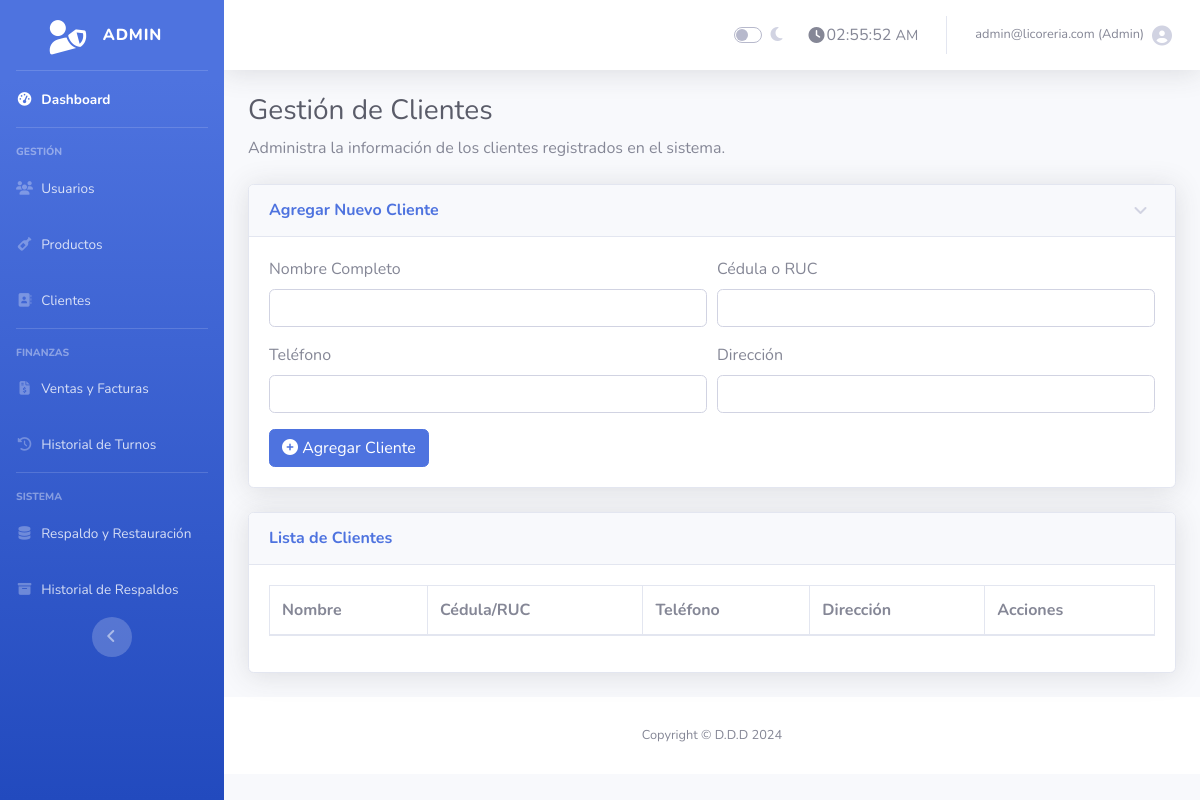
Page /gestion_clientes.php (signed in) on the earlier database version.
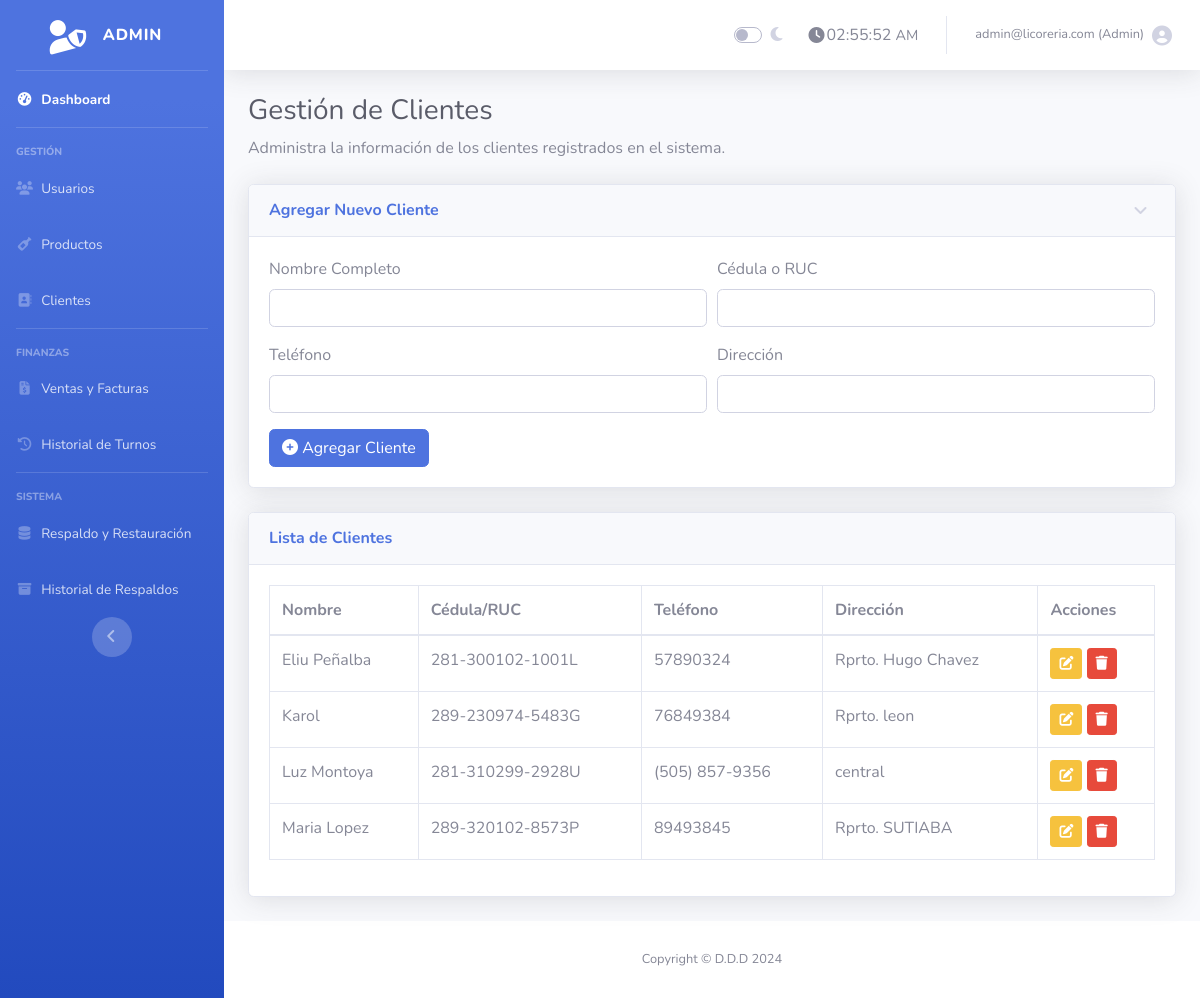
Same page on the later database version.
### tables this page shows
CREATE TABLE `clientes` (
  `id` int(11) NOT NULL AUTO_INCREMENT,
  `nombre` varchar(255) NOT NULL,
  `cedula_ruc` varchar(50) DEFAULT NULL,
  `telefono` varchar(20) DEFAULT NULL,
  `direccion` text DEFAULT NULL,
  `fecha_creacion` timestamp NOT NULL DEFAULT current_timestamp(),
  PRIMARY KEY (`id`),
  UNIQUE KEY `cedula_ruc` (`cedula_ruc`)
);

### gestion_clientes.php (the view, shortened to what this page needs)
<?php
require 'conexion.php';
$resultado = $conexion->query("SELECT id, nombre, cedula_ruc, telefono, direccion, fecha_creacion FROM clientes ORDER BY nombre ASC");
include 'admin_header.php';
?>
<h1 class="h3 mb-2 text-gray-800">Gestión de Clientes</h1>
<p class="mb-4">Administra la información de los clientes registrados en el sistema.</p>
<div class="card shadow mb-4">
    <div class="card-header py-3" data-toggle="collapse" href="#collapse-agregar" role="button" aria-expanded="true" aria-controls="collapse-agregar">
        <h6 class="m-0 font-weight-bold text-primary">Agregar Nuevo Cliente</h6>
    </div>
    <div class="collapse show" id="collapse-agregar">
        <div class="card-body">
        <form method="POST" action="gestion_clientes.php">
            <div class="form-row">
                <div class="form-group col-md-6"><label for="nombre">Nombre Completo</label><input type="text" id="nombre" name="nombre" class="form-control" required></div>
                <div class="form-group col-md-6"><label for="cedula_ruc">Cédula o RUC</label><input type="text" id="cedula_ruc" name="cedula_ruc" class="form-control"></div>
            </div>
            <div class="form-row">
                <div class="form-group col-md-6"><label for="telefono">Teléfono</label><input type="text" id="telefono" name="telefono" class="form-control"></div>
                <div class="form-group col-md-6"><label for="direccion">Dirección</label><input type="text" id="direccion" name="direccion" class="form-control"></div>
            </div>
            <button type="submit" name="agregar_cliente" class="btn btn-primary"><i class="fas fa-plus-circle"></i> Agregar Cliente</button>
        </form>
        </div>
    </div>
</div>
<div class="card shadow mb-4">
    <div class="card-header py-3">
        <h6 class="m-0 font-weight-bold text-primary">Lista de Clientes</h6>
    </div>
    <div class="card-body">
        <div class="table-responsive">
            <table class="table table-bordered" id="dataTable" width="100%" cellspacing="0">
                <thead>
                    <tr>
                        <th>Nombre</th>
                        <th>Cédula/RUC</th>
                        <th>Teléfono</th>
                        <th>Dirección</th>
                        <th>Acciones</th>
                    </tr>
                </thead>
                <tbody>
                    <?php while ($fila = $resultado->fetch_assoc()): ?>
                    <tr>
                        <td><?php echo htmlspecialchars($fila['nombre']); ?></td>
                        <td><?php echo htmlspecialchars($fila['cedula_ruc'] ?? 'N/A'); ?></td>
                        <td><?php echo htmlspecialchars($fila['telefono'] ?? 'N/A'); ?></td>
                        <td><?php echo htmlspecialchars($fila['direccion'] ?? 'N/A'); ?></td>
                        <td>
                            <a href="editar_cliente.php?id=<?php echo $fila['id']; ?>" class="btn btn-sm btn-warning" title="Editar"><i class="fas fa-edit"></i></a>
                            <a href="gestion_clientes.php?eliminar=<?php echo $fila['id']; ?>" class="btn btn-sm btn-danger" onclick="return confirm('¿Estás seguro de que quieres eliminar este cliente? Se mantendrá el historial de facturas, pero se desvincularán de este cliente.');" title="Eliminar"><i class="fas fa-trash"></i></a>
                        </td>
                    </tr>
                    <?php endwhile; ?>
                </tbody>
            </table>
        </div>
    </div>
</div>
<?php include 'admin_footer.php'; ?>

### admin_header.php (shortened to what this page needs)
<!DOCTYPE html>
<html lang="es">
<head>
    <link href="vendor/fontawesome-free/css/all.min.css" rel="stylesheet" type="text/css">
    <link href="css/sb-admin-2.min.css" rel="stylesheet">
    <link href="vendor/datatables/dataTables.bootstrap4.min.css" rel="stylesheet">
</head>
<body id="page-top">
    <div id="wrapper">
        <ul class="navbar-nav bg-gradient-primary sidebar sidebar-dark accordion" id="accordionSidebar">
            <a class="sidebar-brand d-flex align-items-center justify-content-center" href="admin.php">
                <div class="sidebar-brand-icon rotate-n-15">
                    <i class="fas fa-user-shield"></i>
                </div>
                <div class="sidebar-brand-text mx-3">Admin</div>
            </a>
            <hr class="sidebar-divider my-0">
            <li class="nav-item active">
                <a class="nav-link" href="admin.php">
                    <i class="fas fa-fw fa-tachometer-alt"></i>
                    <span>Dashboard</span></a>
            </li>
            <hr class="sidebar-divider">
            <div class="sidebar-heading">Gestión</div>
            <li class="nav-item">
                <a class="nav-link" href="gestion_usuarios.php">
                    <i class="fas fa-fw fa-users"></i>
                    <span>Usuarios</span></a>
            </li>
            <li class="nav-item">
                <a class="nav-link" href="gestion_productos.php">
                    <i class="fas fa-fw fa-wine-bottle"></i>
                    <span>Productos</span></a>
            </li>
            <li class="nav-item">
                <a class="nav-link" href="gestion_clientes.php">
                    <i class="fas fa-fw fa-address-book"></i>
                    <span>Clientes</span></a>
            </li>
            <hr class="sidebar-divider">
            <div class="sidebar-heading">Finanzas</div>
            <li class="nav-item">
                <a class="nav-link" href="lista_facturas.php">
                    <i class="fas fa-fw fa-file-invoice-dollar"></i>
                    <span>Ventas y Facturas</span></a>
            </li>
            <li class="nav-item">
                <a class="nav-link" href="historial_turnos.php">
                    <i class="fas fa-fw fa-history"></i>
                    <span>Historial de Turnos</span></a>
            </li>
            <hr class="sidebar-divider">
            <div class="sidebar-heading">Sistema</div>
            <li class="nav-item">
                <a class="nav-link" href="restauracion.php">
                    <i class="fas fa-fw fa-database"></i>
                    <span>Respaldo y Restauración</span></a>
            </li>
            <li class="nav-item">
                <a class="nav-link" href="historial_respaldos.php">
                    <i class="fas fa-fw fa-archive"></i>
                    <span>Historial de Respaldos</span></a>
            </li>
            <div class="text-center d-none d-md-inline">
                <button class="rounded-circle border-0" id="sidebarToggle"></button>
            </div>
        </ul>
        <div id="content-wrapper" class="d-flex flex-column">
            <div id="content">
                <nav class="navbar navbar-expand navbar-light bg-white topbar mb-4 static-top shadow">
                    <ul class="navbar-nav ml-auto">
                        <li class="nav-item">
                            <div class="nav-link">
                                <div class="custom-control custom-switch">
                                    <label class="custom-control-label" for="dark-mode-toggle"><i class="fas fa-moon"></i></label>
                                </div>
                            </div>
                        </li>
                        <li class="nav-item">
                            <a class="nav-link text-gray-600" href="#" role="button">
                                <i class="fas fa-clock fa-fw"></i>
                                <span id="live-clock"></span>
                            </a>
                        </li>
                        <li class="nav-item dropdown no-arrow">
                            <a class="nav-link dropdown-toggle" href="#" id="userDropdown" role="button" data-toggle="dropdown" aria-haspopup="true" aria-expanded="false">
                                <span class="mr-2 d-none d-lg-inline text-gray-600 small"><?php echo $_SESSION['usuario']; ?> (Admin)</span>
                                <i class="fas fa-user-circle fa-lg"></i>
                            </a>
                        </li>
                    </ul>
                </nav>
                <div class="container-fluid">

### admin_footer.php (shortened to what this page needs)
            </div>
            <footer class="sticky-footer bg-white">
                <div class="container my-auto">
                    <div class="copyright text-center my-auto">
                        <span>Copyright &copy; D.D.D 2024</span>
                    </div>
                </div>
            </footer>
        </div>
    </div>
</body>
</html>

Differences in the rows shown:
added clientes: nombre "Eliu Peñalba", cedula_ruc "281-300102-1001L", telefono "57890324", direccion "Rprto. Hugo Chavez"
added clientes: nombre "Karol", cedula_ruc "289-230974-5483G", telefono "76849384", direccion "Rprto. leon"
added clientes: nombre "Luz Montoya", cedula_ruc "281-310299-2928U", telefono "(505) 857-9356", direccion "central"
added clientes: nombre "Maria Lopez", cedula_ruc "289-320102-8573P", telefono "89493845", direccion "Rprto. SUTIABA"
